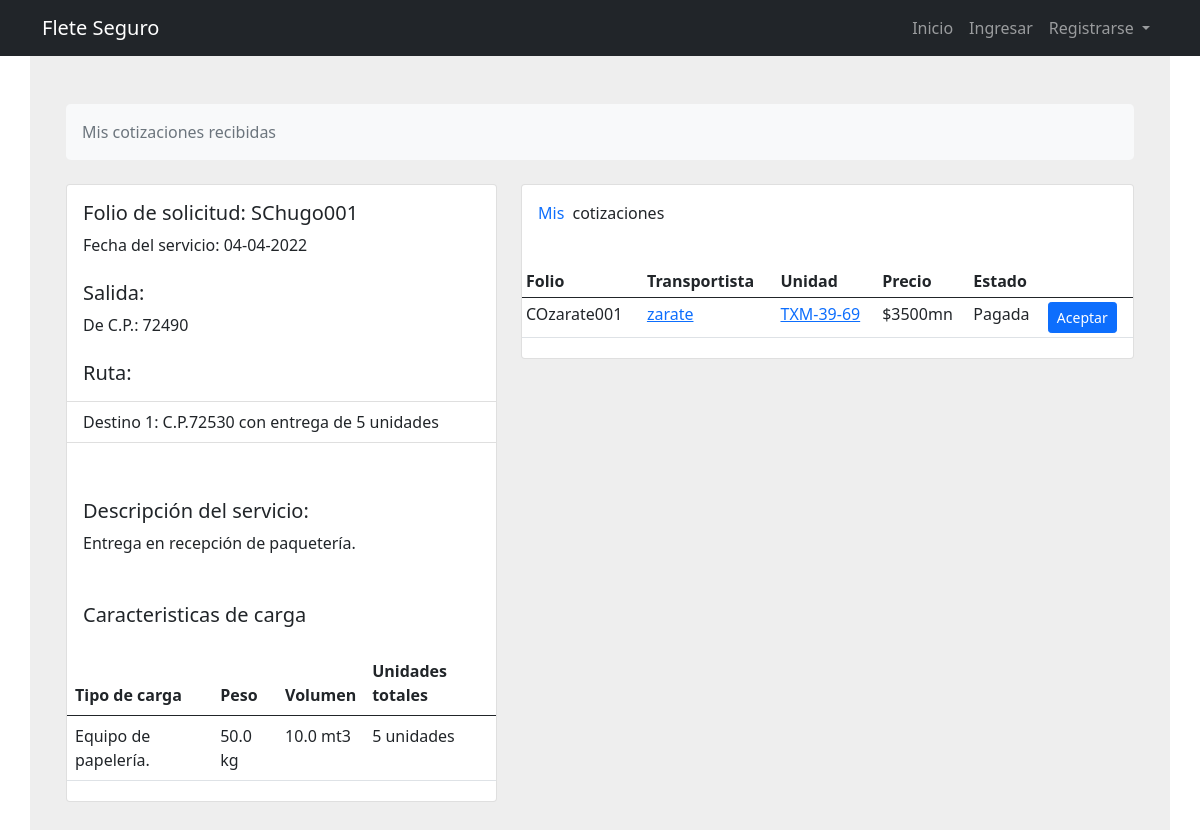
The app's page /fletes/cotizaciones/hugo-1 with its own data.
### fletes/models.py (models this page shows, shortened)
class Solicitud(models.Model):
    cliente_id = models.ForeignKey(Cliente, on_delete=models.CASCADE)
    folio = models.CharField(verbose_name="Folio", max_length=20, editable=False, unique = True)
    creado = models.DateTimeField(editable=False)
    modificado = models.DateTimeField()
    descripcion_servicio = models.TextField(verbose_name="Descripción de servicio")
    caracteristicas_carga = models.TextField(verbose_name="Tipo de carga")
    peso_carga = models.FloatField(verbose_name="Peso de la carga(kg)")
    volumen_carga = models.FloatField(verbose_name="Volumen de la carga(mts3)")
    unidades_totales = models.IntegerField(verbose_name="Unidades totales de la carga")
    fecha_servicio = models.DateTimeField(verbose_name="Fecha de servicio", validators=[validate_date])
    hora = models.TimeField(verbose_name="Hora de servicio")
    tiempo_carga = models.IntegerField(verbose_name="Tiempo máximo para la carga(min)")
    domicilio_id = models.ForeignKey(Domicilios, on_delete=models.PROTECT, verbose_name="Origen")
    estado_solicitud = models.CharField(verbose_name="Estado", choices=ESTADO_SOLICITUD, max_length=40, default="Guardada")
    tiempo_total = models.FloatField(verbose_name="Tiempo total del viaje", null=True, blank=True)
    km_total = models.FloatField(verbose_name="Km totales del viaje", null=True, blank=True)
    slug = models.SlugField(null=True, blank=True)
    material_peligroso = models.BooleanField(
        verbose_name="Es material peligroso",
        default=False,)
    motivo_cancelacion = models.TextField(verbose_name="Motivo de cancelación")
    activo = models.BooleanField(
        verbose_name="Activo",
        default=True,)

class Domicilios(models.Model):
    cliente_id = models.ForeignKey(Cliente, on_delete=models.CASCADE)
    creado = models.DateTimeField(editable=False)
    modificado = models.DateTimeField()
    nombre = models.CharField(verbose_name="Nombre para identificar domicilio", max_length=100)
    calle = models.CharField(verbose_name="Calle", max_length=100)
    num_ext = models.CharField(verbose_name="Numero exterior", max_length=100)
    num_int = models.CharField(verbose_name="Numero interior", max_length=100, default="", blank=True)
    colonia = models.CharField(verbose_name="Colonia", max_length=100)
    municipio = models.CharField(verbose_name="Municipio o alcadía", max_length=100)
    cp = models.CharField(verbose_name="Código postal",max_length=100,)
    estado = models.CharField(verbose_name="Estado", choices=ESTADOS, max_length=40)
    referencias = models.TextField(verbose_name="Refrencias del domicilio")
    longitud = models.FloatField(verbose_name="Longitud", null=True, blank=True)
    latitud = models.FloatField(verbose_name="Latitud", null=True, blank=True)
    is_valid = models.BooleanField(verbose_name="Es válido", default=True)
    google_format = models.CharField(verbose_name="Dirección completa", max_length=100, null=True, blank=True)
    google_place_id = models.CharField(verbose_name="Google place ID", max_length=40, null=True, blank=True)
    slug = models.SlugField(null=True, blank=True)

class Destino(models.Model):
    solicitud_id = models.ForeignKey(Solicitud, on_delete=models.CASCADE)
    domicilio_id = models.ForeignKey(Domicilios, on_delete=models.PROTECT)
    tiempo_descarga = models.IntegerField(verbose_name="Tiempo máximo para la descarga(min)")
    unidades_entregar = models.IntegerField(verbose_name="Unidades a entregar en este destino")
    foto1 = models.ImageField(verbose_name="Foto 1 evidencia de entrega", upload_to='unidades_pics', null=True, blank=True)
    foto2 = models.ImageField(verbose_name="Foto 2 evidencia de entrega", upload_to='unidades_pics', null=True, blank=True)
    foto3 = models.ImageField(verbose_name="Foto 3 evidencia de entrega", upload_to='unidades_pics', null=True, blank=True)
    foto4 = models.ImageField(verbose_name="Foto 4 evidencia de entrega", upload_to='unidades_pics', null=True, blank=True)
    foto5 = models.ImageField(verbose_name="Foto 5 evidencia de entrega", upload_to='unidades_pics', null=True, blank=True)

class Cotizacion(models.Model):
    transportista_id = models.ForeignKey(
        Transportista,
        verbose_name="Transportista",
        on_delete=models.CASCADE)
    solicitud_id = models.ForeignKey(
        Solicitud,
        verbose_name="Solicitud",
        on_delete=models.CASCADE)
    unidad_id = models.ForeignKey(
        Unidades,
        verbose_name="Unidad",
        on_delete=models.CASCADE)
    creado = models.DateTimeField(editable=False)
    modificado = models.DateTimeField()
    monto = models.FloatField(
        verbose_name="Monto")
    folio = models.CharField(verbose_name="Folio", max_length=20, editable=False, unique = True)
    estado_cotizacion = models.CharField(verbose_name="Estado", choices=ESTADO_COTIZACION, max_length=40, default="Pendiente")
    motivo_cancelacion = models.TextField(verbose_name="Motivo de cancelación")
    slug = models.SlugField(null=True, blank=True)
    nivel_seguro = models.ForeignKey(
        Seguro,
        verbose_name="Nivel de Seguro",
        on_delete=models.CASCADE,
        null=True)
    es_asegurada = models.BooleanField(
        verbose_name="Viaje asegurado",
        default=False,)
    activo = models.BooleanField(
        verbose_name="Activo",
        default=True,)
    checkoutUrl = models.URLField(max_length = 200, default="")

### usuarios/models.py (models this page shows, shortened)
class Transportista(models.Model):
    user = models.OneToOneField(MyUser, on_delete=models.CASCADE, primary_key=True)
    image = models.ImageField(verbose_name="Foto de perfil", default='default.jpg', upload_to='profile_pics')
    nombre = models.CharField(
        verbose_name="Nombre o Razon social(empresas)",
        max_length=100)
    ape_pat = models.CharField(
        verbose_name="Apellido paterno", max_length=100, blank=True, default="")
    ape_mat = models.CharField(
        verbose_name="Apellido materno", max_length=100, blank=True, default="")
    telefono = models.CharField(verbose_name="Numero teléfonico a 10 digitos", max_length=100)
    calle = models.CharField(verbose_name="Calle", max_length=100)
    num_ext = models.CharField(verbose_name="Numero exterior", max_length=100)
    num_int = models.CharField(verbose_name="Numero interior", max_length=100, default="", blank=True)
    colonia = models.CharField(verbose_name="Colonia", max_length=100)
    municipio = models.CharField(verbose_name="Municipio o alcadía", max_length=100,)
    cp = models.CharField(verbose_name="Código postal",max_length=100,)
    estado = models.CharField(verbose_name="Estado", choices=ESTADOS, max_length=40)
    calificacion = models.IntegerField(verbose_name="Calificación", default=5, null=False)
    viajes_realizados = models.IntegerField(verbose_name="Viajes realizados", default=0, null=False)
    telefonia_movil = models.ForeignKey(Telefonias, verbose_name="Telefonía Movil", null=True, on_delete=models.CASCADE)
    slug = models.SlugField(null=True, blank=True)
    def __str__(self):
        return f'{self.user.username}'

class MyUser(AbstractUser):
    email = models.EmailField(max_length=254, unique=True)
    es_transportista = models.BooleanField(default=False)
    es_cliente = models.BooleanField(default=False)
    es_empresa = models.BooleanField(
        verbose_name="Persona moral",
        default=False,
        help_text="Las empresas son personas morales")
    es_validado = models.BooleanField(default=False)
    penalizaciones = models.IntegerField(verbose_name="Número de penalizacionos", default=0)
    class Meta:
        db_table = 'auth_user'

class Unidades(models.Model):
    marca = models.CharField(verbose_name="Marca", max_length=50)
    modelo = models.CharField(verbose_name="Modelo", max_length=50)
    año = models.IntegerField(verbose_name="Año", choices=YEAR_CHOICES, default=datetime.datetime.now().year)
    tipo_caja = models.CharField(verbose_name="Tipo de caja", max_length=50)
    capacidad_carga = models.FloatField(verbose_name="Capacidad de carga(toneladas)")
    placa = models.CharField(verbose_name="Placa", max_length=50, default="")
    tarjeta_circulacion = models.CharField(verbose_name="Tarjeta de circulación", max_length=50, default="")
    tarjeta_circulacion_foto = models.ImageField(verbose_name="Foto de tarjeta de circulación", upload_to='tarjetas_circulacion')
    foto1 = models.ImageField(verbose_name="Foto 1 de unidad", upload_to='unidades_pics')
    foto2 = models.ImageField(verbose_name="Foto 2 de unidad", upload_to='unidades_pics', null=True, blank=True)
    encierro = models.ForeignKey(Encierro, on_delete=models.CASCADE,)
    user = models.ForeignKey(MyUser, on_delete=models.CASCADE)
    def __str__(self):
        return f'{self.placa}'

### fletes/views.py (the view, shortened to what this page needs)
# urls.py: path('cotizaciones/<slug:slug>', CotizacionListClienteView.as_view(), name='cotizaciones-cliente'),
class CotizacionListClienteView(ListView):
    model = Cotizacion
    template_name = 'fletes/cotizacionesCliente.html'
    context_object_name = 'cotizaciones'
    def get_context_data(self, *args, **kwargs):
        context = super().get_context_data(*args, **kwargs)
        solicitud = get_object_or_404(Solicitud, slug=self.kwargs['slug'])
        destinos = Destino.objects.filter(solicitud_id=solicitud.id)
        context['solicitud'] = solicitud
        context['destinos'] = destinos
        return context
    def get_queryset(self):
        solicitud = get_object_or_404(Solicitud, slug=self.kwargs['slug'])
        return Cotizacion.objects.filter(
            solicitud_id=solicitud
        ).order_by('-creado')

### fletes/templates/fletes/cotizacionesCliente.html (shortened to what this page needs)
{% extends 'base.html' %}
{% load crispy_forms_tags %}
{% block content %}
<section style="background-color: #eee;">
    <div class="container py-5 mt-4r">
        <div class="row justify-content-center">
            <div class="col">
                <nav aria-label="breadcrumb" class="bg-light rounded-3 p-3 mb-4">
                    <ol class="breadcrumb mb-0">
                        <li class="breadcrumb-item active" aria-current="page">Mis cotizaciones recibidas</li>
                    </ol>
                </nav>
            </div>
        </div>
        <div class="row">
                <div class="col-lg-5 justify-content-center">
                    <div class="card">
                        <div class="card-body">
                            <h5 class="card-title">Folio de solicitud: {{solicitud.folio}}</h5>
                            <p class="card-text">Fecha del servicio: {{solicitud.fecha_servicio|date:"d-m-Y"}}</p>
                            <h5 class="card-text mt-4">Salida:</h5>
                            <p class="card-text">De C.P.: {{solicitud.domicilio_id.cp}}</p>
                            <h5 class="card-text mt-4">Ruta:</h5>
                        </div>
                        <ul class="list-group list-group-flush">
                            {% if destinos %}
                                {% for destino in destinos %}
                                    <li class="list-group-item">Destino {{ forloop.counter }}: C.P.{{ destino.domicilio_id.cp }} con entrega de {{ destino.unidades_entregar}} unidades </li>
                                {% endfor %}
                            {% else %}
                                <li class="list-group-item">No hay destinos</li>
                            {% endif %}
                        </ul>
                        <div class="card-body mt-3">
                            <h5 class="card-text mt-4">Descripción del servicio:</h5>
                            <p class="card-text">{{solicitud.descripcion_servicio}}</p>
                        </div>
                        <div class="card-body mt-3">
                            <p class="h5">Caracteristicas de carga</p>
                        </div>
                        <div class="col-md-12 mb-1">
                            <table class="table">
                                <thead>
                                    <tr>
                                        <th scope="col">Tipo de carga</th>
                                        <th scope="col">Peso</th>
                                        <th scope="col">Volumen</th>
                                        <th scope="col">Unidades totales</th>
                                    </tr>
                                </thead>
                                <tbody>
                                    <tr>
                                    <td>{{solicitud.caracteristicas_carga}}</td>
                                    <td>{{solicitud.peso_carga}} kg</td>
                                    <td>{{solicitud.volumen_carga}} mt3</td>
                                    <td>{{solicitud.unidades_totales}} unidades</td>
                                    </tr>
                                </tbody>
                            </table>
                        </div>
                    </div>
                </div>
                <div class="col-lg-7 justify-content-center">
                    <div class="card">
                        <div class="card-body">
                            <p class="mb-4"><span class="text-primary font-italic me-1">Mis</span> cotizaciones</p>
                        </div>
                        {% if cotizaciones %}
                        <div class="col-md-12 mb-1 table-responsive">
                            <table class="table table-sm">
                                <thead>
                                    <tr>
                                        <th scope="col">Folio</th>
                                        <th scope="col">Transportista</th>
                                        <th scope="col">Unidad</th>
                                        <th scope="col">Precio</th>
                                        <th scope="col">Estado</th>
                                        <th scope="col"></th>
                                    </tr>
                                </thead>
                                <tbody>
                                    {% for cotizacion in cotizaciones%}
                                    <tr>
                                        <td>{{cotizacion.folio}}</td>
                                        <td><a href="{% url 'profile-transportista' cotizacion.transportista_id.slug %}">{{cotizacion.transportista_id}}</a></td>
                                        <td><a href="{% url 'detalle-unidad' pk=cotizacion.unidad_id.id %}">{{cotizacion.unidad_id}}</a></td>
                                        <td>${{cotizacion.monto|floatformat:0 }}mn</td>
                                        <td>{{cotizacion.estado_cotizacion}}</td>
                                        {% if cotizacion.estado_cotizacion == 'Aceptada' or  cotizacion.estado_cotizacion == 'Rechazada' or  cotizacion.estado_cotizacion == 'Confirmada'%}
                                        <td></td>
                                        {% else %}
                                        <td><a href="{% url 'fletes:aceptar-cotizacion' cotizacion.slug %}"><button class="btn btn-primary btn-sm">Aceptar</button></a></td>
                                        {% endif %}
                                    </tr>
                                    {% endfor %}
                                </tbody>
                            </table>
                        </div>
                        {% else %}
                        <p>No tiene contactos registrados</p>
                        {% endif %}
                    </div>
                </div>
        </div>
</section>
{% endblock content %}

### records on screen
Solicitud: folio "SChugo001", fecha_servicio "04-04-2022", domicilio_id.cp "72490", descripcion_servicio "Entrega en recepción de paquetería.", caracteristicas_carga "Equipo de papelería.", peso_carga "50.0", volumen_carga "10.0", unidades_totales "5"
Destino: domicilio_id.cp "72530", unidades_entregar "5"
Cotizacion: folio "COzarate001", transportista_id "zarate", unidad_id "TXM-39-69", monto "3500", estado_cotizacion "Pagada", shows "Aceptar"
